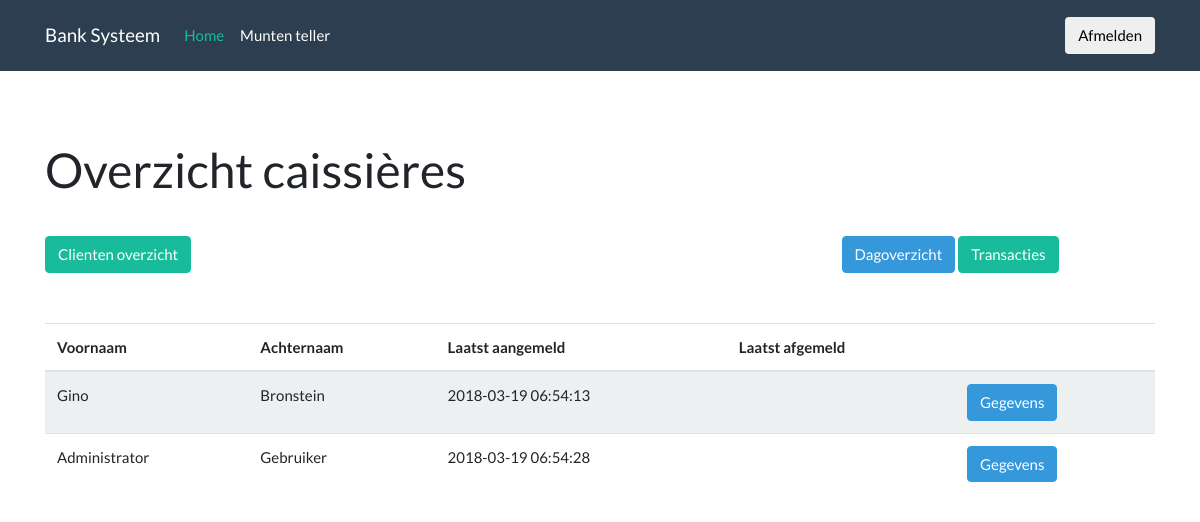
The page /overview_cashiers.php on the database its author committed.
### tables this page shows
CREATE TABLE `users` (
  `id` int(11) NOT NULL AUTO_INCREMENT,
  `user_type` varchar(45) NOT NULL DEFAULT 'cashier',
  `firstname` varchar(45) DEFAULT NULL,
  `lastname` varchar(45) DEFAULT NULL,
  `username` varchar(45) DEFAULT NULL,
  `password` varchar(255) DEFAULT NULL,
  `last_login` timestamp NULL DEFAULT NULL,
  `last_logout` timestamp NULL DEFAULT NULL,
  `updated_at` timestamp NULL DEFAULT NULL,
  `created_at` timestamp NULL DEFAULT NULL,
  PRIMARY KEY (`id`)
);

### overview_cashiers.php (the view, shortened to what this page needs)
<?php
    require 'backend/db.php';
    require 'includes/header.php';
?>
<body>
    <?php require 'includes/navbar.php'; ?>
    <div class="container">
        <div class="space70"></div>
        <h1>Overzicht caissières</h1>
        <div class="row">
            <div class="col-md-12">
                <div class="space30"></div>
                <a href="overview_clients.php" class="btn btn-success">Clienten overzicht</a>
                <a href="daily_overview.php" class="btn btn-info offset-md-7">Dagoverzicht</a>
                <a href="overview_transactions.php" class="btn btn-success">Transacties</a>
                <div class="space50"></div>
                <table class="table table-striped table-hover">
                    <thead>
                        <tr>
                            <th>Voornaam</th>
                            <th>Achternaam</th>
                            <th>Laatst aangemeld</th>
                            <th>Laatst afgemeld</th>
                            <th></th>
                        </tr>
                    </thead>
                    <tbody>
                        <?php
                            $sql = "SELECT * FROM users";
                            $query = $conn->query($sql);
                            while($result = $query->fetch_assoc()) {
                        ?>
                        <tr>
                            <td><?php echo $result['firstname'] ?></td>
                            <td><?php echo $result['lastname'] ?></td>
                            <td><?php echo $result['last_login'] ?></td>
                            <td><?php echo $result['last_logout'] ?></td>
                            <td>
                                <button type="button" onclick="window.location='cashier_detail.php?id=<?php echo $result['id'] ?>'" class="btn btn-info">Gegevens</button>
                            </td>
                        </tr>
                        <?php
                            }
                        ?>
                    </tbody>
                </table>
            </div>
        </div>
    </div>
<?php
    require 'includes/footer.php';
?>

### rows shown on the page
users: firstname "Gino", lastname "Bronstein", last_login "2018-03-19 06:54:13"
users: firstname "Administrator", lastname "Gebruiker", last_login "2018-03-19 06:54:28"
